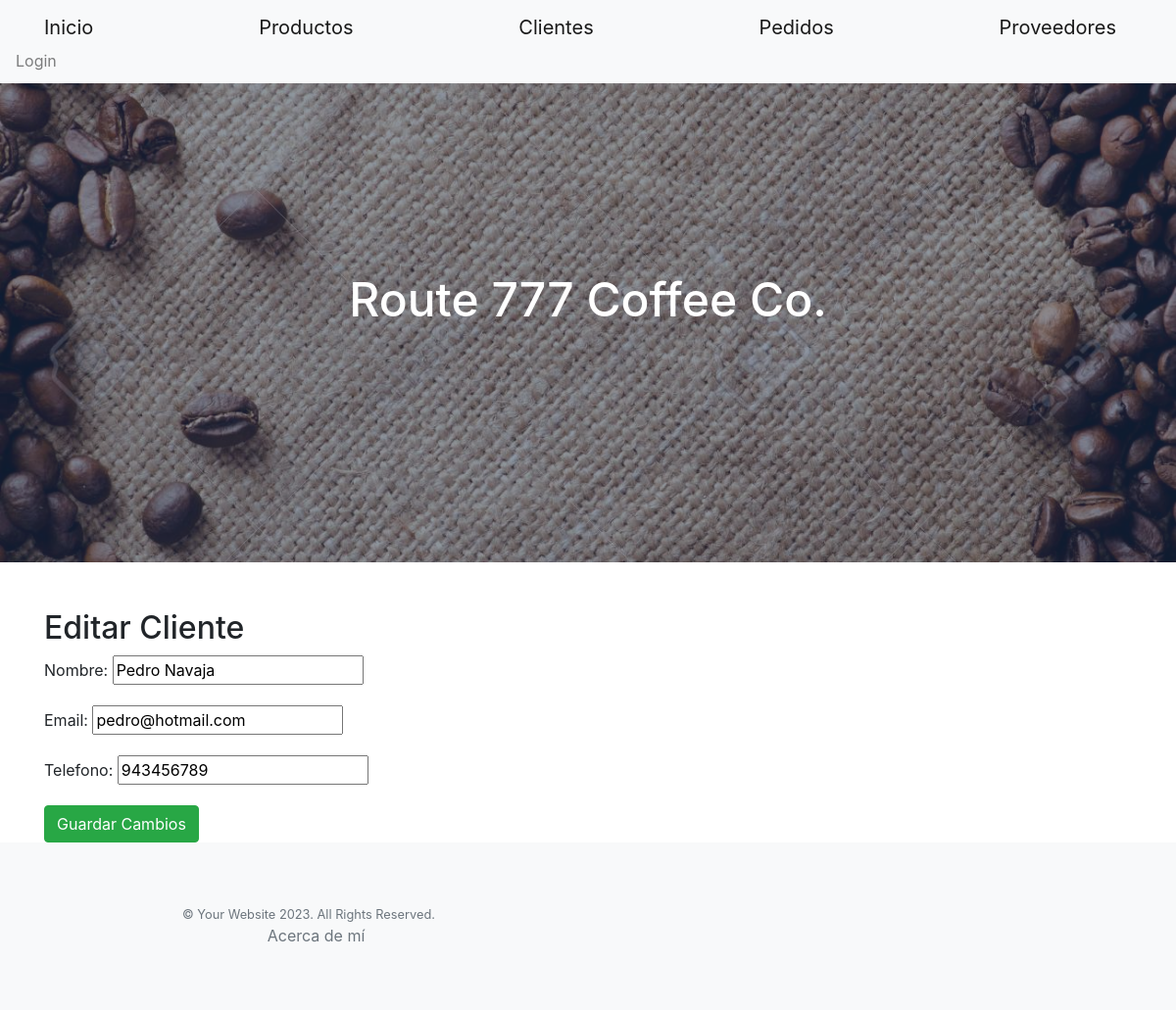
The page /editar_cliente/1/ on the database as committed earlier.
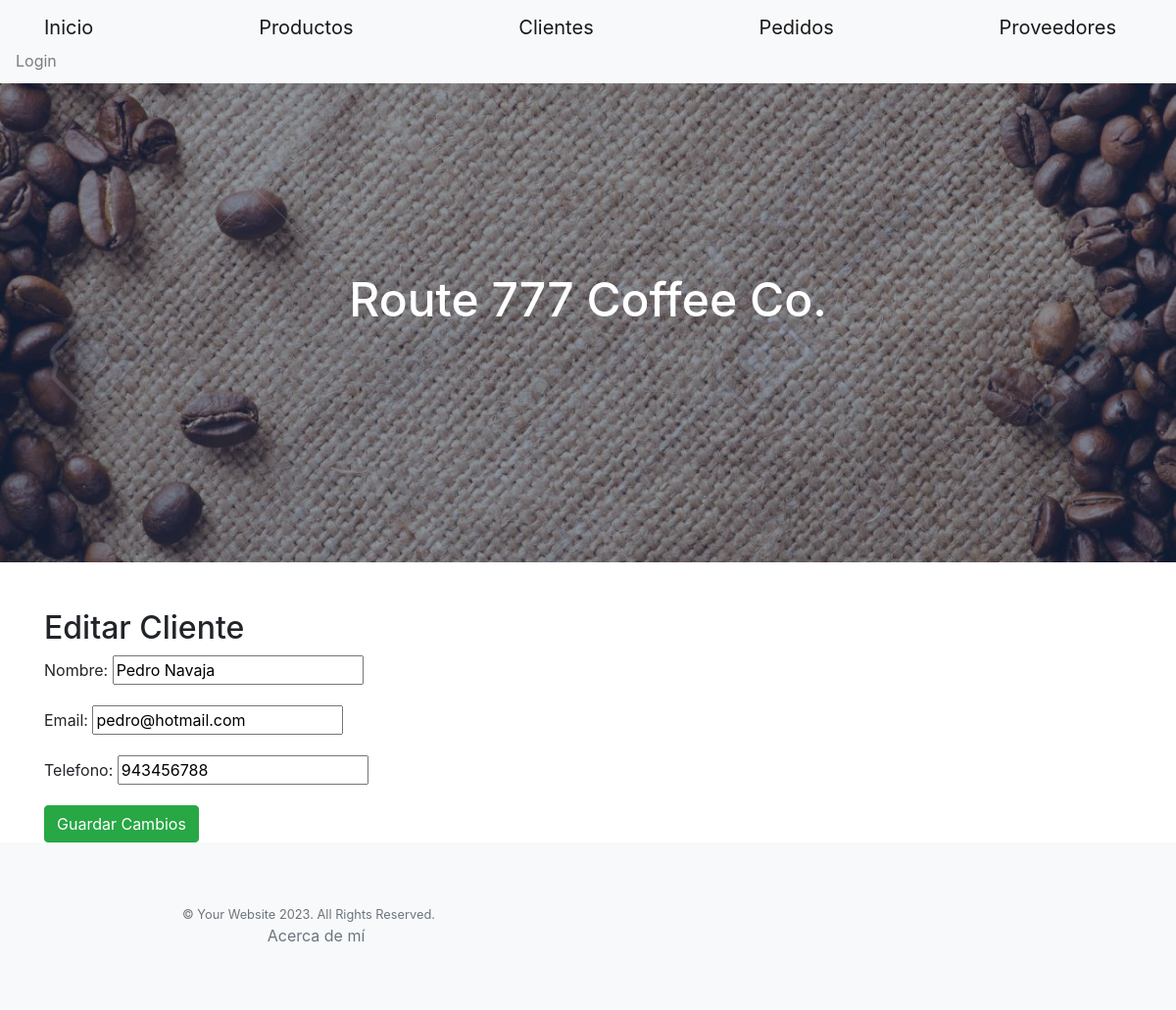
The same page on the database as committed later.
### coffee_app/models.py (models this page shows, shortened)
class Cliente(models.Model):
    nombre = models.CharField(max_length=100)
    email = models.EmailField()
    telefono = models.CharField(max_length=20)

### coffee_app/views.py (the view)
# urls.py: path('editar_cliente/<int:cliente_id>/', views.editar_cliente, name='editar_cliente'),
def editar_cliente(request, cliente_id):
    cliente = get_object_or_404(Cliente, id=cliente_id)
    if request.method == 'POST':
        form = ClienteForm(request.POST, instance=cliente)
        if form.is_valid():
            form.save()
            return redirect('clientes')
    else:
        form = ClienteForm(instance=cliente)
    return render(request, 'editar_cliente.html', {'form': form, 'cliente': cliente})

### coffee_app/forms.py
class ClienteForm(forms.ModelForm):
    class Meta:
        model = Cliente
        fields = '__all__'

### coffee_app/templates/editar_cliente.html (shortened to what this page needs)
{% extends 'base2.html' %}
{% load static %}
{% block contenidoquecambia %}
  <div class="container mt-5">
    <h2>Editar Cliente</h2>
    <form method="post" action="{% url 'editar_cliente' cliente.id %}">
      <div class="mb-3">
        {{ form.nombre.label_tag }}
        {{ form.nombre }}
      </div>
      <div class="mb-3">
        {{ form.email.label_tag }}
        {{ form.email }}
      </div>
      <div class="mb-3">
        {{ form.telefono.label_tag }}
        {{ form.telefono }}
      </div>
      <button type="submit" class="btn btn-success">Guardar Cambios</button>
    </form>
  </div>
{% endblock contenidoquecambia %}

Rows that differ between the two databases and show on the page:
changed Cliente "Pedro Navaja": telefono "943456789" → "943456788"
